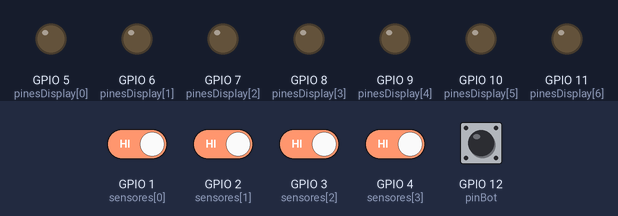
This program was run on a simulated ESP32. Parts: output pins drawn as LEDs (lit = HIGH). Inputs (shaded band) come from the test bench; at power-on: GPIO 1 (sensores[0]), GPIO 2 (sensores[1]), GPIO 3 (sensores[2]), GPIO 4 (sensores[3]), GPIO 12 (pinBot) HIGH.

Above: at 1.2 s.
1.3 s: GPIO 1 (sensores[0]) driven LOW
At 2.0 s:
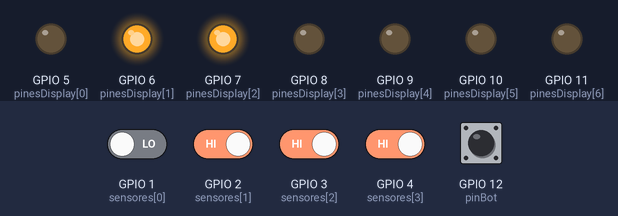
2.8 s: GPIO 2 (sensores[1]) driven LOW
At 3.2 s:
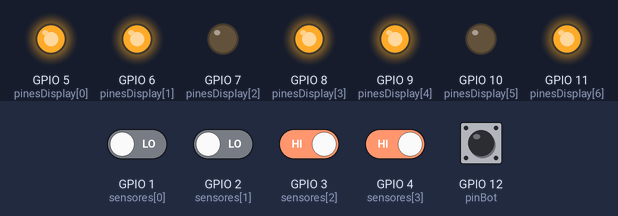
4.3 s: GPIO 3 (sensores[2]) driven LOW
At 5.5 s:
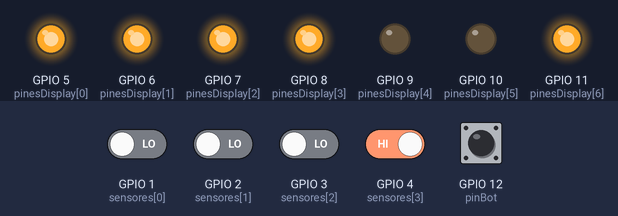
5.8 s: GPIO 4 (sensores[3]) driven LOW
At 6.7 s:
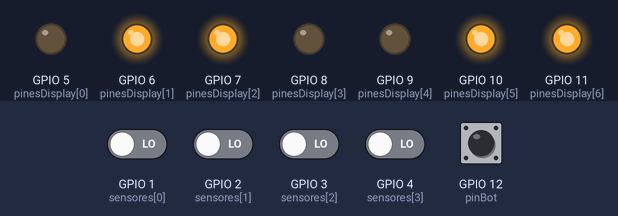
Timing chart, 0 to 18.8 s (numbered marks = the images above; inputs shaded):
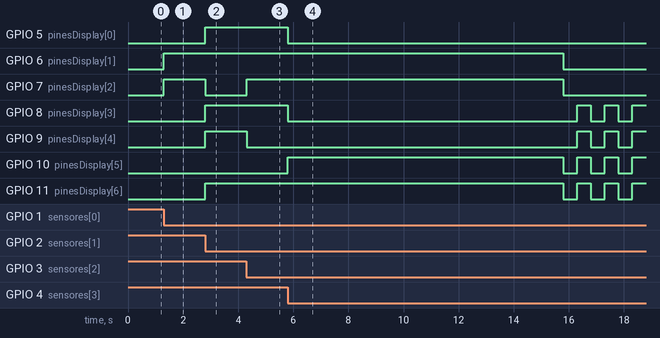

Measured:
- after the input at 1.3 s, GPIO 6 (pinesDisplay[1]), GPIO 7 (pinesDisplay[2]): LOW → HIGH at once
- after the input at 2.8 s, GPIO 5 (pinesDisplay[0]), GPIO 8 (pinesDisplay[3]), GPIO 9 (pinesDisplay[4]), GPIO 11 (pinesDisplay[6]): LOW → HIGH at once; GPIO 7 (pinesDisplay[2]): HIGH → LOW at once
- after the input at 4.3 s, GPIO 7 (pinesDisplay[2]): LOW → HIGH at once; GPIO 9 (pinesDisplay[4]): HIGH → LOW at once
- after the input at 5.8 s, GPIO 5 (pinesDisplay[0]): HIGH → LOW at once; GPIO 6 (pinesDisplay[1]): HIGH → LOW after 10.0 s

The program:

main.cpp
```cpp
#include <Arduino.h>

int sensores[4] = {1, 2, 3, 4};
int pinBot = 12;
int pinesDisplay[7] = {5, 6, 7, 8, 9, 10, 11};

int display[6][7] = {
  {0,1,1,0,0,0,0},
  {1,1,0,1,1,0,1},
  {1,1,1,1,0,0,1},
  {0,1,1,0,0,1,1},
  {0,0,0,1,1,1,1},
  {0,0,0,0,0,0,1}
};

bool finished = false, estado = true;

int tActual, tPrevio, tDelay = 10000;
int tActual2, tPrevio2, tDelay2 = 500;

volatile bool flag[4] = {false, false, false, false};
volatile bool boton = false;

void IRAM_ATTR ISR0() { flag[0] = true; }
void IRAM_ATTR ISR1() { flag[1] = true; }
void IRAM_ATTR ISR2() { flag[2] = true; }
void IRAM_ATTR ISR3() { flag[3] = true; }


void IRAM_ATTR ISR_Bot() { boton = true; }

void setup() {
  for (int i = 0; i < 4; i++) {
    pinMode(sensores[i], INPUT_PULLUP);
  }
  attachInterrupt(digitalPinToInterrupt(sensores[0]), ISR0, FALLING);
  attachInterrupt(digitalPinToInterrupt(sensores[1]), ISR1, FALLING);
  attachInterrupt(digitalPinToInterrupt(sensores[2]), ISR2, FALLING);
  attachInterrupt(digitalPinToInterrupt(sensores[3]), ISR3, FALLING);

  for (int i = 0; i < 7; i++) {
    pinMode(pinesDisplay[i], OUTPUT);
  }

  pinMode(pinBot, INPUT_PULLUP);
  attachInterrupt(digitalPinToInterrupt(pinBot), ISR_Bot, FALLING);
}

void loop() {
  for(int i = 0; i<4; i++){
    if(flag[i]){
      for(int j = 0; j < 7; j++){
        digitalWrite(pinesDisplay[j], display[i][j]);
      }
      if(flag[3]) {
        finished = true;
        tPrevio = millis();
      }
      flag[i] = false;
    }
  }
  tActual = millis();
  if(finished && tActual-tPrevio >= tDelay){
    if(!boton){
      tActual2 = millis();
      if(tActual2-tPrevio2 >= tDelay2){
        if(estado) estado = false;
        else estado = true;
        tPrevio2 = tActual2;
      }
      if(estado){
        for(int i = 0; i < 7; i++){
          digitalWrite(pinesDisplay[i], display[4][i]);
        }
      }else{
        for(int i = 0; i < 7; i++){
          digitalWrite(pinesDisplay[i], LOW);
        }
      }
    }else{
      for(int i = 0; i < 7; i++){
        digitalWrite(pinesDisplay[i], display[5][i]);
      }
      finished = false;
      boton = false;
    }
  }
}
```
